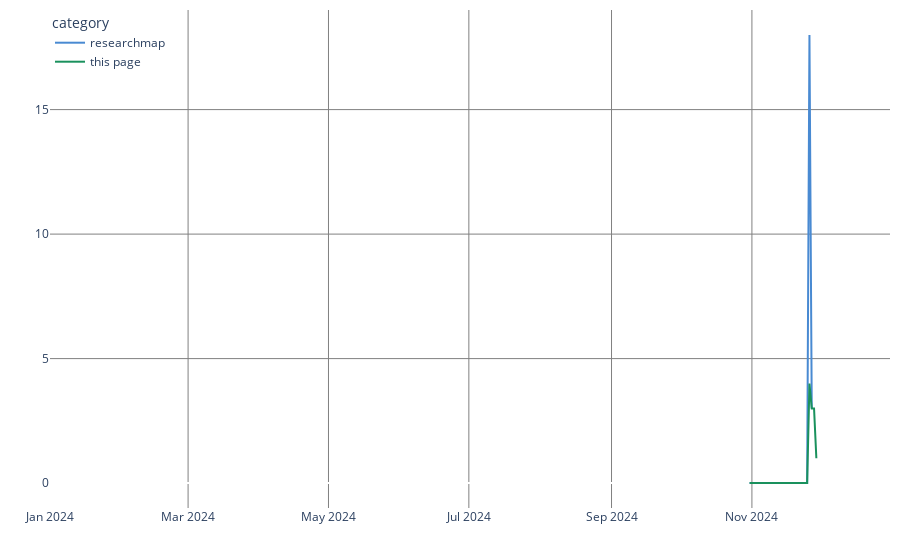

Notebook code cell kept with this figure:
### Code cell
line = px.line(df, x='date', y='value', color = "category",
        color_discrete_map={'researchmap': '#498ad2', 'this page': '#1a915d'})
line.update_layout(margin=dict(l=10, r=10, t=10, b=10))
line.update_layout(
    legend=dict(
        x=0,  # x位置（0で左端）
        y=1,  # y位置（1で上端）
        traceorder='normal',  # 凡例アイテムの順番
        orientation='v'  # 縦方向で配置
    )
)
line.update_layout(
    yaxis=dict(
        showgrid=True,  # y軸の目盛り線を表示
        showticklabels=True,  # y軸の目盛りラベルを表示
    )
)
line.update_layout(
    plot_bgcolor="white",  # 描画領域の背景色を白
    paper_bgcolor="white",  # グラフ全体の背景色を白
    xaxis=dict(
        showgrid=True,  # 目盛り線を表示
        gridcolor="gray",  # x軸の目盛り線をグレーに設定
    ),
    yaxis=dict(
        showgrid=True,  # 目盛り線を表示
        gridcolor="gray",  # y軸の目盛り線をグレーに設定
    ),
    legend=dict(
        x=0,
        y=1,
        traceorder='normal',
        orientation='v'
    )
)

line.update_layout(
    xaxis_title='',  # x軸のラベルを空に
    yaxis_title=''   # y軸のラベルを空に
)

line

### Figure 1 — Plotly figure (JSON) as saved in the notebook; plotly's stock layout.template omitted (floating-point values rounded to 4 significant figures; data arrays with more than 128 entries replaced by an {"elided": "..."} marker saying what was removed)
{"data": [{"hovertemplate": "category=researchmap<br>date=%{x}<br>value=%{y}<extra></extra>", "legendgroup": "researchmap", "line": {"color": "#498ad2", "dash": "solid"}, "marker": {"symbol": "circle"}, "mode": "lines", "name": "researchmap", "orientation": "v", "showlegend": true, "type": "scatter", "x": {"elided": "366 str values"}, "xaxis": "x", "y": {"elided": "366 int values"}, "yaxis": "y"}, {"hovertemplate": "category=this page<br>date=%{x}<br>value=%{y}<extra></extra>", "legendgroup": "this page", "line": {"color": "#1a915d", "dash": "solid"}, "marker": {"symbol": "circle"}, "mode": "lines", "name": "this page", "orientation": "v", "showlegend": true, "type": "scatter", "x": {"elided": "366 str values"}, "xaxis": "x", "y": {"elided": "366 int values"}, "yaxis": "y"}], "layout": {"legend": {"orientation": "v", "title": {"text": "category"}, "tracegroupgap": 0, "traceorder": "normal", "x": 0, "y": 1}, "margin": {"b": 10, "l": 10, "r": 10, "t": 10}, "paper_bgcolor": "white", "plot_bgcolor": "white", "xaxis": {"anchor": "y", "domain": [0, 1], "gridcolor": "gray", "showgrid": true, "title": {"text": ""}}, "yaxis": {"anchor": "x", "domain": [0, 1], "gridcolor": "gray", "showgrid": true, "showticklabels": true, "title": {"text": ""}}}}
